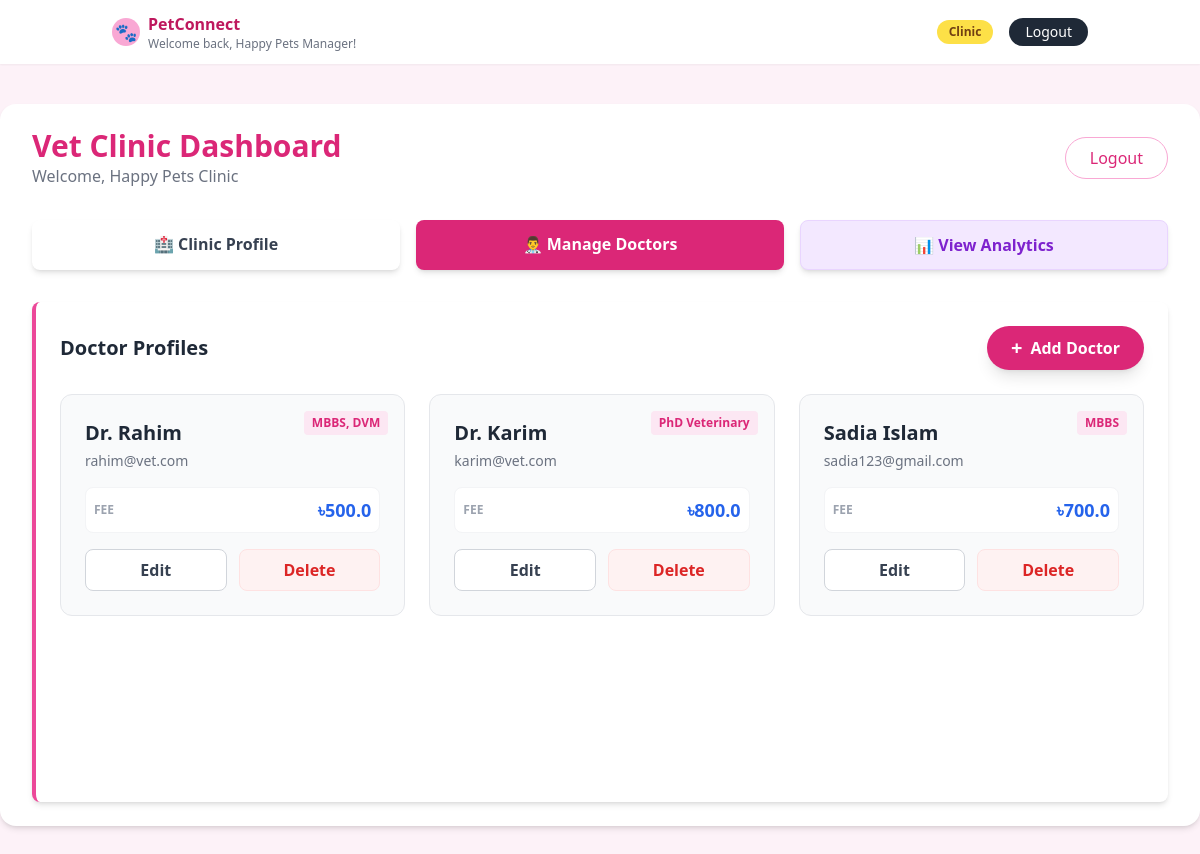
Screenshot of /clinic/dashboard (signed in) with the database file from the repository.
### tables this page shows
CREATE TABLE clinics (
    id INTEGER PRIMARY KEY AUTOINCREMENT,
    user_id INTEGER NOT NULL UNIQUE,
    name TEXT NOT NULL,
    license_number TEXT NOT NULL,
    email TEXT NOT NULL,
    contact_number TEXT NOT NULL,
    location TEXT NOT NULL,
    FOREIGN KEY (user_id) REFERENCES users(id)
);

CREATE TABLE doctors (
    id INTEGER PRIMARY KEY AUTOINCREMENT,
    clinic_id INTEGER NOT NULL,
    name TEXT NOT NULL,
    email TEXT NOT NULL,
    base_fee REAL NOT NULL,
    qualifications TEXT NOT NULL,
    rating REAL DEFAULT 0,
    weekly_schedule TEXT NOT NULL,
    FOREIGN KEY (clinic_id) REFERENCES clinics(id)
);

### app.py (the view)
@app.route("/clinic/dashboard")
def clinic_dashboard():
    if "user_id" not in session or session.get("role") != "clinic":
        return redirect(url_for("login"))
    clinic = get_or_create_clinic_for_current_user()
    if not clinic:
        flash("Clinic profile not found.", "danger")
        return redirect(url_for("login"))
    conn = get_db()
    cur = conn.cursor()
    doctors = cur.execute(
        "SELECT * FROM doctors WHERE clinic_id = ?",
        (clinic["id"],),
    ).fetchall()
    conn.close()
    tab = request.args.get("tab", "doctors")
    return render_template("clinic_dashboard.html", clinic=clinic, doctors=doctors, tab=tab)

### app.py (called while the page is built, shortened)
def get_db():
    conn = sqlite3.connect(app.config["DATABASE"])
    conn.row_factory = sqlite3.Row
    return conn

def get_or_create_clinic_for_current_user():
    user_id = session.get("user_id")
    if not user_id:
        return None
    conn = get_db()
    cur = conn.cursor()
    clinic = cur.execute(
        "SELECT * FROM clinics WHERE user_id = ?", (user_id,)
    ).fetchone()
    conn.close()
    return clinic

### templates/clinic_dashboard.html (shortened to what this page needs)
{% extends "base.html" %}
{% block content %}
<div class="flex flex-col md:flex-row justify-between items-center mb-8">
    <div class="text-center md:text-left">
        <h2 class="text-3xl font-bold text-pink-600">Vet Clinic Dashboard</h2>
        <p class="text-gray-500">Welcome, {{ clinic['name'] }}</p>
    </div>
    <a href="{{ url_for('logout') }}" class="mt-4 md:mt-0 border border-pink-300 text-pink-600 hover:bg-pink-50 px-6 py-2 rounded-full transition">
        Logout
    </a>
</div>
<div class="grid grid-cols-1 md:grid-cols-3 gap-4 mb-8">
    <a href="{{ url_for('clinic_dashboard', tab='profile') }}"
       class="block text-center py-3 rounded-lg font-bold shadow-md transition {{ 'bg-pink-600 text-white' if tab == 'profile' else 'bg-white text-gray-700 hover:bg-gray-50' }}">
        🏥 Clinic Profile
    </a>
    <a href="{{ url_for('clinic_dashboard', tab='doctors') }}"
       class="block text-center py-3 rounded-lg font-bold shadow-md transition {{ 'bg-pink-600 text-white' if tab == 'doctors' else 'bg-white text-gray-700 hover:bg-gray-50' }}">
        👨‍⚕️ Manage Doctors
    </a>
    <a href="{{ url_for('clinic_reports') }}"
       class="block text-center py-3 rounded-lg font-bold shadow-md bg-purple-100 text-purple-700 hover:bg-purple-200 border border-purple-200">
        📊 View Analytics
    </a>
</div>
<div class="bg-white shadow-md rounded-lg p-6 border-l-4 border-pink-500 min-h-[500px]">
    {% if tab == 'doctors' %}
        <div class="flex justify-between items-center mb-6">
            <h3 class="text-xl font-bold text-gray-800">Doctor Profiles</h3>
            <a href="{{ url_for('add_doctor_form') }}" class="bg-pink-600 hover:bg-pink-700 text-white px-6 py-2 rounded-full font-bold shadow-lg transition flex items-center gap-2">
                <span class="text-xl">+</span> Add Doctor
            </a>
        </div>
        {% if doctors %}
            <div class="grid grid-cols-1 md:grid-cols-2 lg:grid-cols-3 gap-6">
                {% for doctor in doctors %}
                <div class="border border-gray-200 rounded-xl p-6 hover:shadow-xl transition bg-gray-50 relative">
                    <span class="absolute top-4 right-4 bg-pink-100 text-pink-600 text-xs font-bold px-2 py-1 rounded">
                        {{ doctor['qualifications'] }}
                    </span>
                    <h4 class="text-xl font-bold text-gray-800 mb-1">{{ doctor['name'] }}</h4>
                    <p class="text-sm text-gray-500 mb-4">{{ doctor['email'] }}</p>
                    <div class="flex justify-between items-center mb-4 bg-white p-2 rounded-lg border border-gray-100">
                        <span class="text-xs font-bold text-gray-400 uppercase">Fee</span>
                        <span class="text-lg font-bold text-blue-600">৳{{ doctor['base_fee'] }}</span>
                    </div>
                    <div class="grid grid-cols-2 gap-3">
                        <a href="{{ url_for('edit_doctor_form', doctor_id=doctor['id']) }}"
                           class="text-center bg-white border border-gray-300 text-gray-700 py-2 rounded-lg hover:bg-gray-50 font-bold transition">
                            Edit
                        </a>
                        <form action="{{ url_for('delete_doctor_from_dashboard', doctor_id=doctor['id']) }}" method="POST" onsubmit="return confirm('Delete Dr. {{ doctor.name }}?');">
                            <button type="submit" class="w-full bg-red-50 border border-red-100 text-red-600 py-2 rounded-lg hover:bg-red-100 font-bold transition">
                                Delete
                            </button>
                        </form>
                    </div>
                </div>
                {% endfor %}
            </div>
        {% else %}
            <div class="text-center py-16 bg-gray-50 rounded-xl border-2 border-dashed border-gray-200">
                <h3 class="text-xl font-bold text-gray-600">No doctors yet</h3>
                <p class="text-gray-400 mb-4">Add your first doctor to get started.</p>
            </div>
        {% endif %}
    {% endif %}
</div>
{% endblock %}

### rows the page displays
clinics: name "Happy Pets Clinic"
doctors: qualifications "MBBS, DVM", name "Dr. Rahim", email "rahim@vet.com", base_fee "500.0"
doctors: qualifications "PhD Veterinary", name "Dr. Karim", email "karim@vet.com", base_fee "800.0"
doctors: qualifications "MBBS", name "Sadia Islam", email "sadia123@gmail.com", base_fee "700.0"

### other values shown
{{ session.get('user_name') }} "Happy Pets Manager"
{{ session.get('role')|capitalize }} "Clinic"
